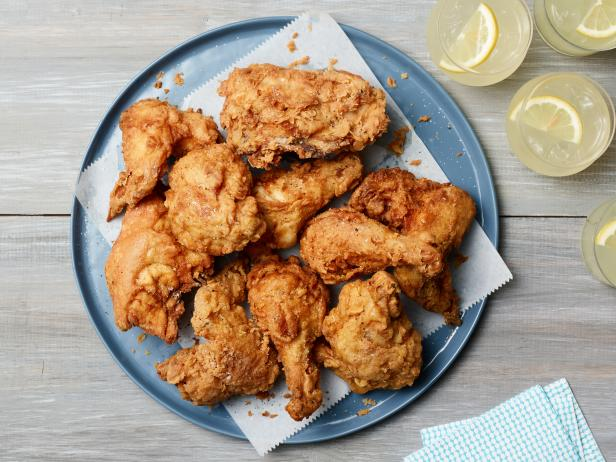
#> input picture chicken2.jpg, 616 x 462 px
$ python Day_14_Histogram_Equalize.py
#> lines starting #> are read from the running program, lines starting #| are printed output that depends on the picture
#%%
import cv2
import numpy as np
from matplotlib import pyplot as plt
## Use numpy

img = cv2.imread('chicken2.jpg')
#> img is the input picture: shape (462, 616, 3); mean B, G, R 131.9, 151.9, 171
img = cv2.cvtColor(img,cv2.COLOR_BGR2RGB)

hist, bins = np.histogram(img.flatten(),256,[0,255])
#> hist = 256 values, max 10064 at index 0, min 495 at index 254, mean 3335.1; bins = 257 values from 0 to 255

cdf = hist.cumsum()
#> cdf = 256 values from 10064 to 853776

cdf_m = np.ma.masked_equal(cdf,0)

cdf_m = (cdf_m - cdf_m.min())*255/(cdf_m.max()-cdf_m.min())

cdf = np.ma.filled(cdf_m,0).astype('uint8')
#> cdf = 256 values from 0 to 255

img2 = cdf[img]
plt.subplot(121),plt.imshow(img),plt.title('Original')
plt.subplot(122),plt.imshow(img2),plt.title('Equalization')
plt.show()
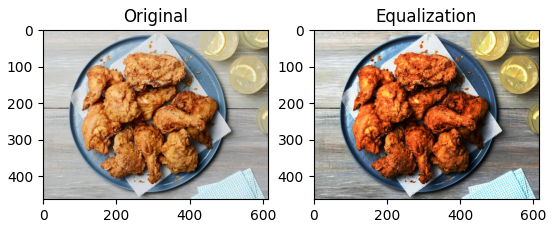
#> figure drawn by matplotlib, 2 panels
# %%
## Use CV
## only Grey channel
img = cv2.imread('chicken2.jpg',0);
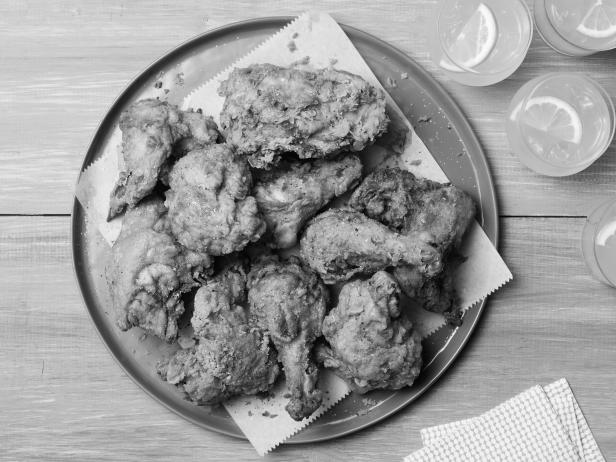
#> img: shape (462, 616); min 0, max 255, mean 155.3

# OpenCV의 Equaliztion함수
img2 = cv2.equalizeHist(img)
#> img2: shape (462, 616)
img = cv2.resize(img,(400,400))
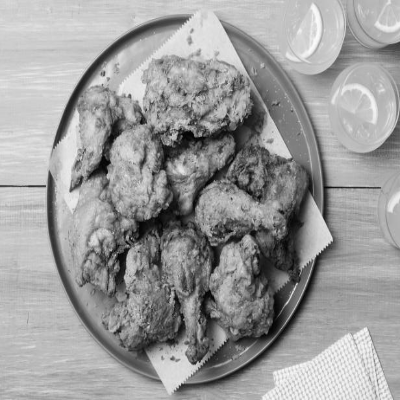
#> img: shape (400, 400); min 1, max 252, mean 155.2
img2 = cv2.resize(img2,(400,400))
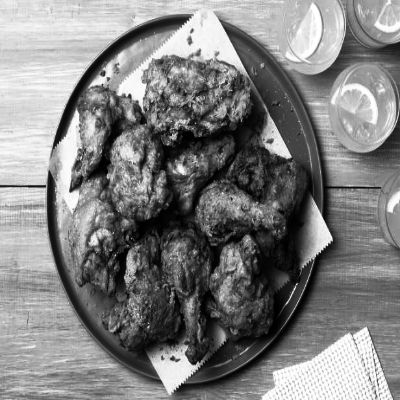
#> img2: shape (400, 400); min 0, max 255, mean 128.1

dst = np.hstack((img, img2))
cv2.imshow('img',dst)
cv2.waitKey()
cv2.destroyAllWindows()
# %%
## CLAHE

img = cv2.imread('chicken2.jpg',0);

# contrast limit가 2이고 title의 size는 8X8
clahe = cv2.createCLAHE(clipLimit=2.0, tileGridSize=(8,8))
img2 = clahe.apply(img)
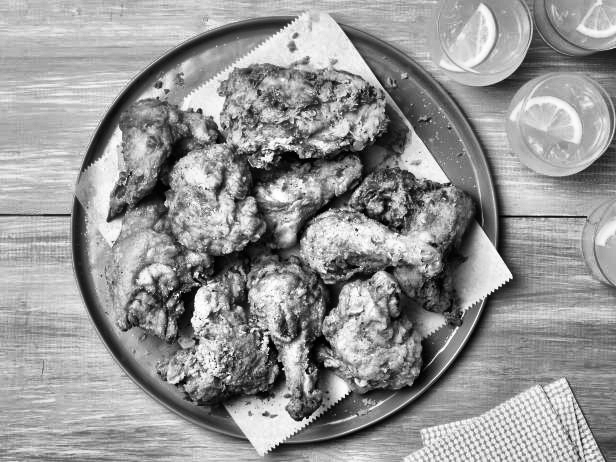
#> img2: shape (462, 616); min 0, max 255, mean 149.6

img = cv2.resize(img,(400,400))
img2 = cv2.resize(img2,(400,400))
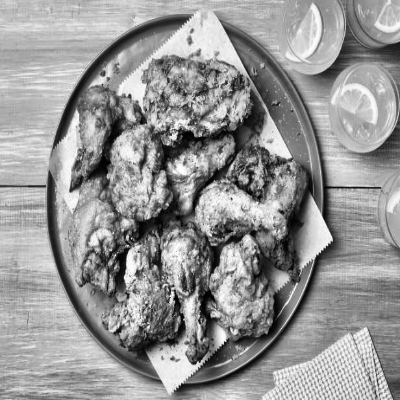
#> img2: shape (400, 400); min 0, max 255, mean 149.5

dst = np.hstack((img, img2))
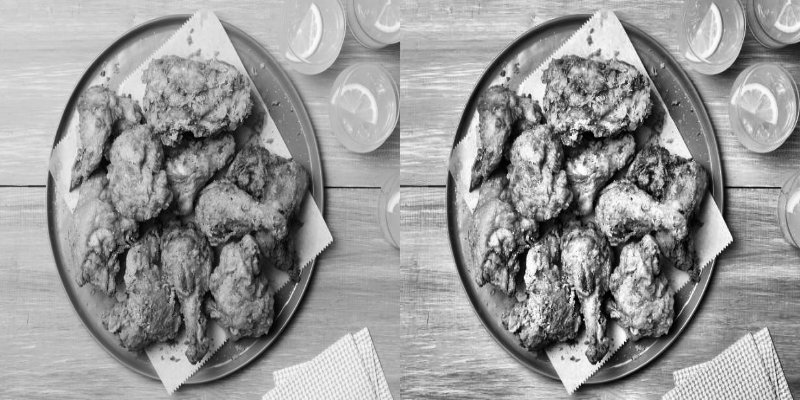
#> dst: shape (400, 800); min 0, max 255, mean 152.3
cv2.imshow('img',dst)
cv2.waitKey()
cv2.destroyAllWindows()

$ run again, with hands.jpg copied over chicken2.jpg
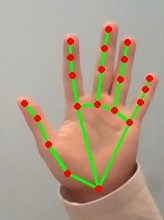
#> input picture hands.jpg, 164 x 220 px
#> img is the input picture: shape (220, 164, 3); mean B, G, R 136.5, 156.9, 174.5
#> hist = 256 values, max 2802 at index 183, min 7 at index 253, mean 422.8; bins = 257 values from 0 to 255
#> `cdf = hist.cumsum()`: cdf = 256 values from 195 to 108240
#> `cdf = np.ma.filled(cdf_m,0).astype('uint8')`: cdf = 256 values from 0 to 255
#> `img2 = cv2.resize(img2,(400,400))`:
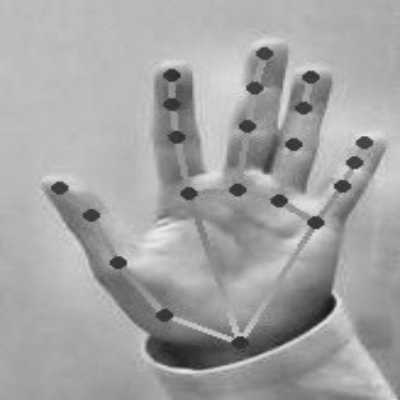
#> img2: shape (400, 400); min 23, max 233, mean 164.1
#> `dst = np.hstack((img, img2))`:
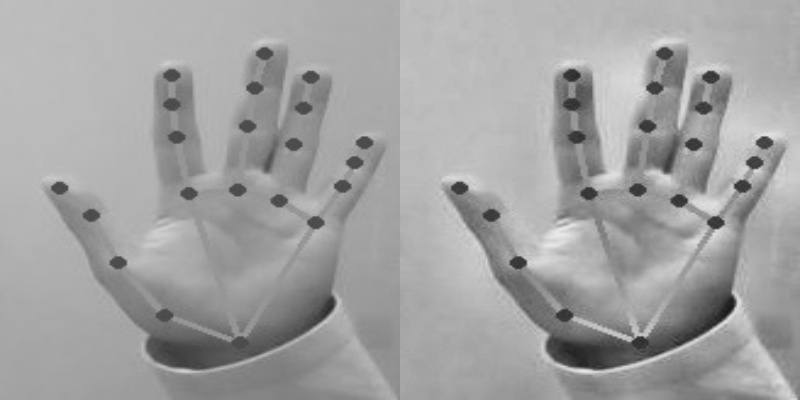
#> dst: shape (400, 800); min 23, max 233, mean 162
